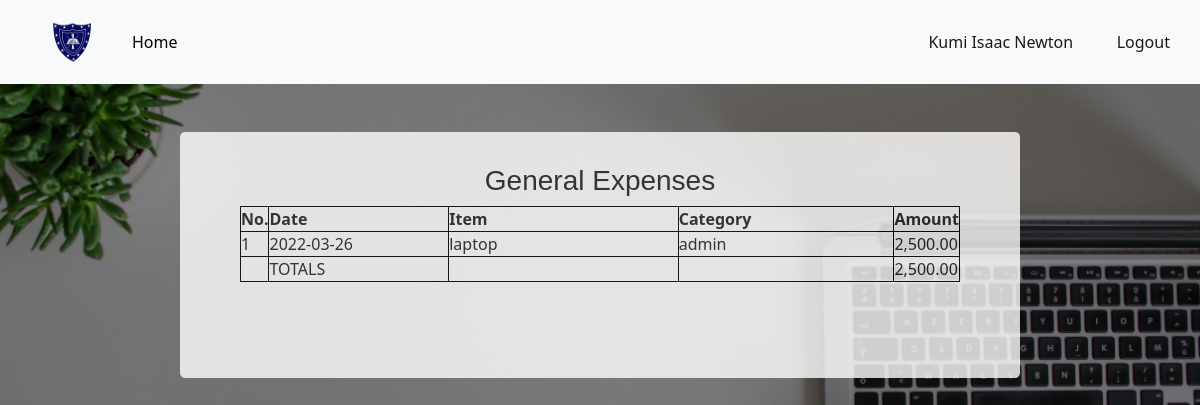
The page /accountant_dashboard/expenses/gen_expenses (signed in) on the database its author committed.
### app.py (models this page shows, shortened)
class User(db.Model, UserMixin):
	id = db.Column(db.Integer, primary_key=True)
	date = db.Column(db.DateTime, default = datetime.utcnow())
	username = db.Column(db.String(80), nullable=False)
	email = db.Column(db.String(120), unique=True, nullable=False)
	password = db.Column(db.String(120), nullable=False)
	is_admin = db.Column(db.Boolean,  default=False)
	function = db.Column(db.String(120))
	approval = db.Column(db.Boolean, default=False)

class Expenses(db.Model):
	id = db.Column(db.Integer, primary_key=True)
	date = db.Column(db.DateTime, default = datetime.utcnow())
	expensor = db.Column(db.String(120), nullable=False)
	detail = db.Column(db.String(120))
	category = db.Column(db.String(120))
	mode = db.Column(db.String(120))
	semester = db.Column(db.String(120))
	quantity = db.Column(db.String(120))
	totalcost = db.Column(db.Float)

### app.py (the view)
@app.route("/accountant_dashboard/expenses/gen_expenses")
@login_required
def gen_expenses():
	if account_access():
		expenses = Expenses.query.all()
		total = sum([exp.totalcost for exp in expenses])
		return render_template("gen_expenses.html", expenses=expenses, total=total)
	else:
		abort(404)

### app.py (called while the page is built)
def account_access():
	if not current_user.approval:
		return False
	if current_user.function == 'Accountant':
		return True
	if current_user.function == 'Clerk':
		return False

@app.template_filter()
def currencyFormat(value):
	value = float(value)
	if value >= 0:
		return "{:,.2f}".format(value)
	else:
		value2 = "{:,.2f}".format(value)
		return "("+value2[1:]+")"

@login_manager.user_loader
def load_user(user_id):
	return User.query.get(int(user_id))

### templates/gen_expenses.html (shortened to what this page needs)
{% extends "bootstrap.html" %}
{% block content %}
<!DOCTYPE html>
<html>
<head>
       <link rel="stylesheet" href="https://cdnjs.cloudflare.com/ajax/libs/font-awesome/4.7.0/css/font-awesome.min.css">
</head>
<body>
<header>
		<nav class="navbar navbar-expand-lg navbar-light bg-light">
                          <a class="navbar-brand kpa" href="#"><img src="{{url_for('static', filename='images/kpasec.png')}}"></a>
                         <div class="collapse navbar-collapse" id="navbarText">
                           <ul class="navbar-nav me-auto mb-2 mb-lg-0">
                             <li class="nav-item">
                               <a class="nav-link active " aria-current="page" href="{{url_for('accountant_dashboard')}}"id="nav1" style="color:black;">Home</a>
                             </li>
                           </ul>
                           <span class="navbar-text" >
                            <a href="{{url_for('account')}}" class="nn">{{current_user.username}}</a>
                            <a href="{{url_for('logout')}}" class="n">Logout</a>
                           </span>
                         </div>
               </nav>
	</header>
   <center>
   	<div class="ttable" id="cont1">
   		<h3 class="topp" style="padding-top:4vh;font-family: sans-serif;">General Expenses </h3>
   		<table >
   			<tr>
   				<th class="non">No.</th>
   				<th class="foom">Date</th>
   				<th class="fom">Item</th>
   				<th class="fomm">Category</th>
   				<th class="foomm">Amount</th>
   			</tr>
                     {% for expense in expenses %}
   			<tr>
   				<td>{{loop.index}}</td>
   				<td class="fom">{{expense.date.date()}}</td>
   				<td>{{expense.detail}}</td>
   				<td>{{expense.category}}</td>
   				<td>{{expense.totalcost | currencyFormat}}</td>
   			</tr>
                     {% endfor %}
                     <tr>
                            <td></td>
                            <td class="fom">TOTALS</td>
                            <td></td>
                            <td></td>
                            <td>{{total | currencyFormat}}</td>
                     </tr>
   		</table><br><br><br><br>
   	</div>
</center>
</body>
</html>
{% endblock %}

### rows shown on the page
User: username "Kumi Isaac Newton"
Expenses: date "2022-03-26", detail "laptop", category "admin", totalcost "2,500.00"

### other values the page prints
{{ total | currencyFormat }} "2,500.00"
